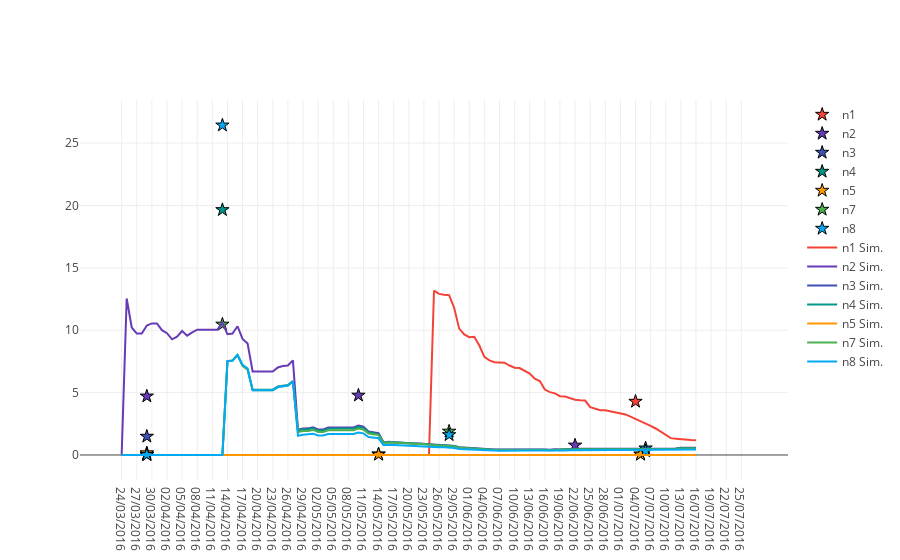

This figure's notebook cell:
### Code cell
%matplotlib inline
import plotlycred
figname = 'NorthConcD3.png'

online = False
if online:
    # fig = py.iplot(data) 
    fig = go.Figure(data=data) # , layout=layout)
    py.image.save_as(fig, filename=figname)
else:
    iplot(data)
